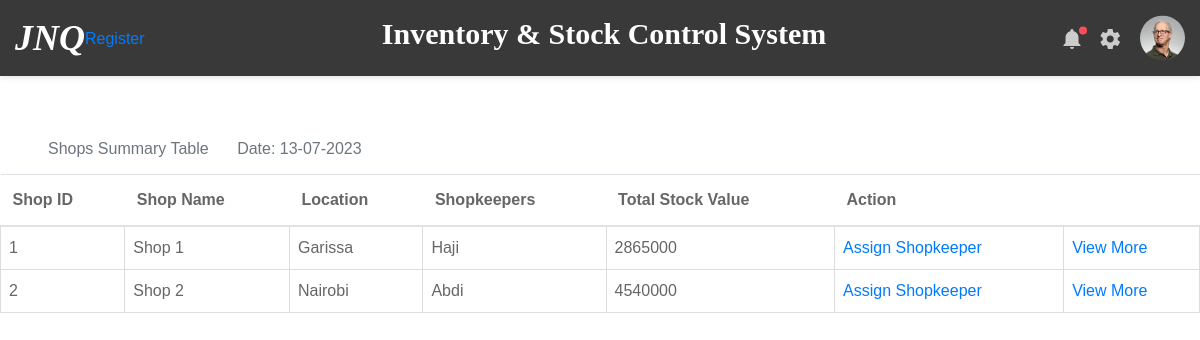
The app's page /view_shops with its own data.
### inventory/models.py (models this page shows)
class Shop(db.Model):
    id = db.Column(db.Integer, primary_key=True)
    shop_name = db.Column(db.String(100), nullable=False, unique=True)
    location = db.Column(db.String(100), nullable=False)
    date_registered = db.Column(db.DateTime, default=datetime.now)
    user_id = db.Column(db.Integer, db.ForeignKey('user.id'))
    sale = db.relationship('Sale', backref='shop', lazy=True)
    stock_received = db.relationship('StockReceived', backref='shop', lazy=True)
    stock_in = db.relationship('StockOut', backref='shop', lazy=True)
    item_association = db.relationship('ShopItem', back_populates='shop')
    items = association_proxy("item_association", "item")
    shopkeepers = db.relationship('Shopkeeper', backref='shop_details', lazy=True)
    daily_shop_count = db.relationship('DailyCount', backref='shop', lazy=True)

class User(db.Model, UserMixin):
    id = db.Column(db.Integer, primary_key=True)
    username = db.Column(db.String(50), unique=True, nullable=False)
    password = db.Column(db.String(100), nullable=False)
    user_role = db.Column(db.String(30), nullable=False)
    date_registered = db.Column(db.DateTime, default=datetime.now)
    shops = db.relationship('Shop', backref='staff', lazy=True)
    stores = db.relationship('Store', backref='staff', lazy=True)
    shopkeepers = db.relationship('Shopkeeper', backref='user_details', lazy=True)

### inventory/routes.py (the view)
@app.route('/view_shops', methods=['GET', 'POST'])
def view_shops():
    shops = Shop.query.all()
    users = User.query.all()
    date = today_date()
    shop_stock_lookup = {}
    for shop in shops:
        stock_value_list = []
        for product in ShopItem.query.filter_by(shop_id=shop.id).all():
            stock_value_list.append(product.item_value)
        total_stock_value = sum(stock_value_list)
        shop_stock_lookup[shop.id] = total_stock_value
    return render_template('view_shops.html', shop_stock_lookup=shop_stock_lookup, shops=shops, date=date, users=users)

### inventory/routes.py (called while the page is built)
def today_date():
    date_today = datetime.today().strftime('%d-%m-%Y')
    return date_today

### inventory/templates/view_shops.html (shortened to what this page needs)
{% extends 'layout.html' %}
{% block content %}
     <table class="table">
         <caption class="ml-5" style="caption-side: top">Shops Summary Table<span class="ml-4"> Date: {{date}}</span></caption>
          <thead>
            <tr>
              <th scope="col">Shop ID</th>
              <th scope="col">Shop Name</th>
              <th scope="col">Location</th>
              <th scope="col">Shopkeepers</th>
              <th scope="col">Total Stock Value</th>
              <th>Action</th>
              <th></th>
            </tr>
          </thead>
          <tbody>
          {% for shop in shops %}
              <tr>
                <td>{{ shop.id }}</td>
                <td>{{ shop.shop_name }}</td>
                <td>{{ shop.location }}</td>
                <td>
                  {% if shop.shopkeepers %}
                    {{ shop.shopkeepers[0].user_details.username }}
                  {% else %}
                    __
                  {% endif %}
                </td>
                <td>
                  {% if shop_stock_lookup %}
                    {{ shop_stock_lookup[shop.id] }}
                  {% else %}
                    0 Items
                  {% endif %}
                </td>
                <td>
                  <a href="{{ url_for('assign_shopkeeper', shop_id=shop.id) }}">Assign Shopkeeper</a>
                </td>
                <td>
                  <a href="{{ url_for('view_shop', shop_id=shop.id) }}">View More</a>
                </td>
              </tr>
            {% endfor %}
          </tbody>
     </table>
{% endblock %}

### records on screen
Shop: id "1", shop_name "Shop 1", location "Garissa", username "Haji", shop_stock_lookup "2865000"
Shop: id "2", shop_name "Shop 2", location "Nairobi", username "Abdi", shop_stock_lookup "4540000"

### other values on screen
{{ date }} "13-07-2023"
